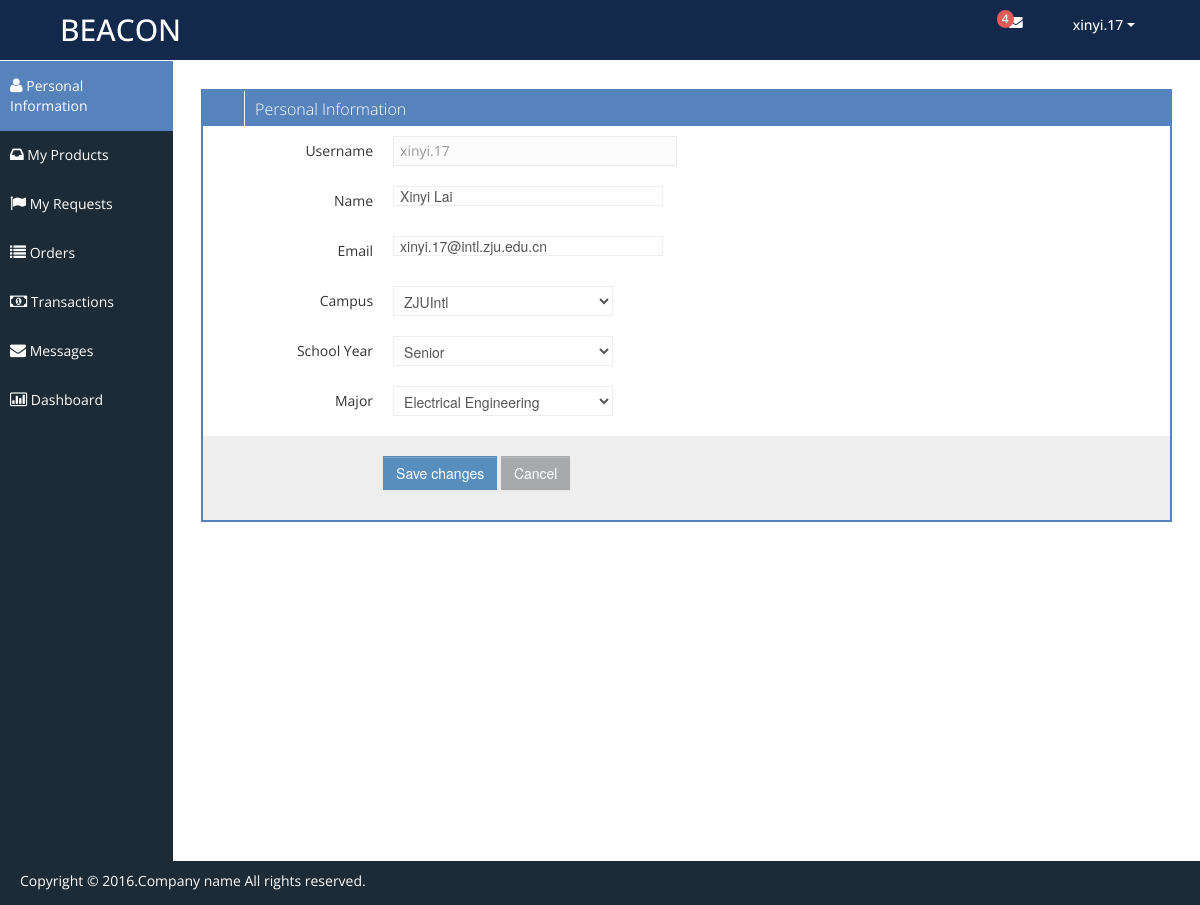
The page /profile.php (signed in) on the database as committed earlier.
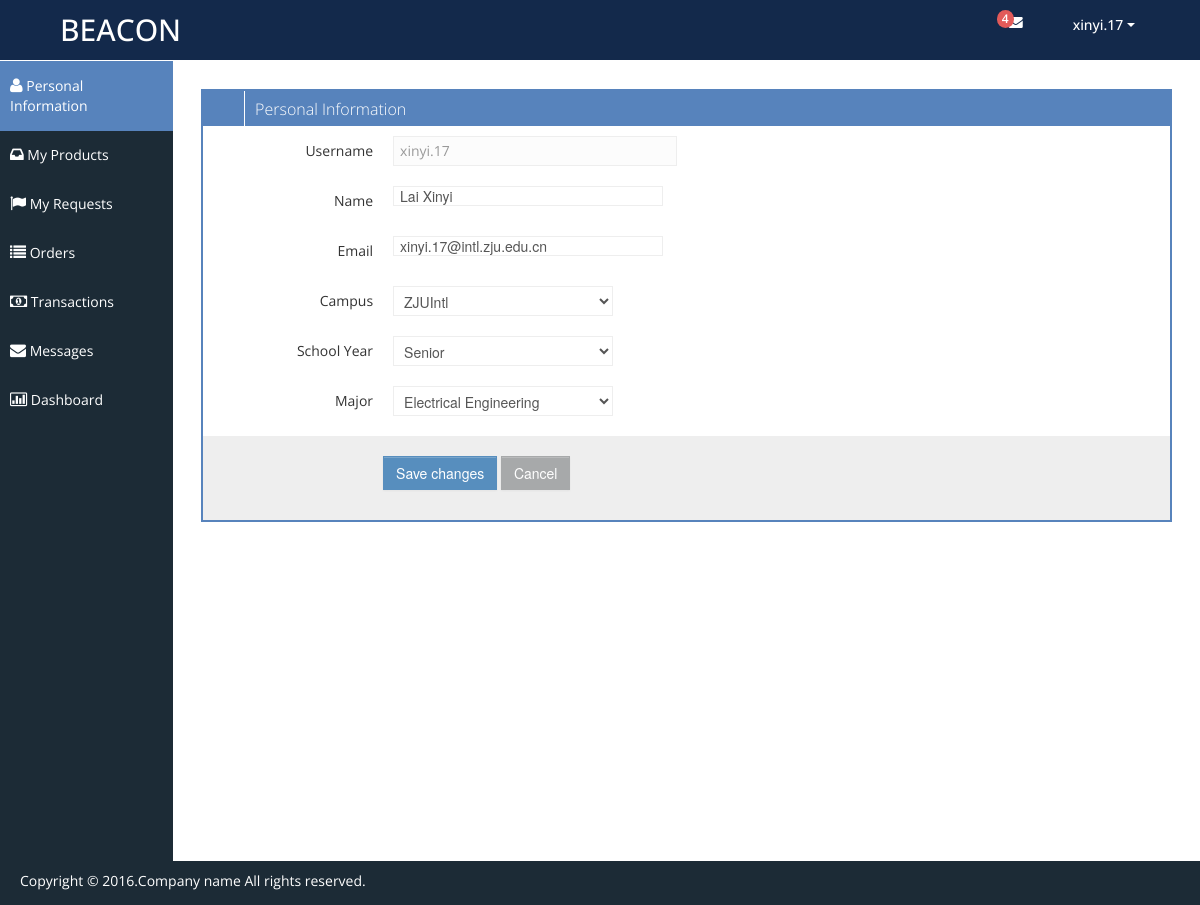
The same page on the database as committed later.
### tables this page shows
CREATE TABLE `Users` (
  `NetId` varchar(50) NOT NULL,
  `Password` varchar(50) DEFAULT NULL,
  `Name` varchar(50) DEFAULT NULL,
  `Email` varchar(50) DEFAULT NULL,
  `Campus` varchar(10) DEFAULT NULL,
  `Major` varchar(10) DEFAULT NULL,
  `Year` varchar(10) DEFAULT NULL,
  `DateJoin` timestamp NOT NULL DEFAULT CURRENT_TIMESTAMP
);

### profile.php (the view, shortened to what this page needs)
<?php
	$curr_user = $_SESSION['curr_user'];
	if (empty($curr_user)) {
		$msg = "curr_user is empty";
	}
	else {
		$conn = connectDB();
		if ($_SERVER["REQUEST_METHOD"] == "POST") {
			$name = ppc($_POST["name"]);
			$email = ppc($_POST["email"]);
			$campus = $_POST['campus'];
			$major = $_POST['major'];
			$year = $_POST['year'];
			$msg = $nameErr = $emailErr = "";
			if (empty($name)) {
				$nameErr = "* Name cannot be empty.";
			}
			if (empty($email)) {
				$emailErr = "* Email cannot be empty.";
			} else if (!preg_match("/([\w\-]+\@[\w\-]+\.[\w\-]+)/",$email)) {
				$emailErr = "* Invalid email format.";
			}
			if ($nameErr || $emailErr) {
				$msg = "* Please check your input again";
			}
			else {
				$sql = "UPDATE Users
						SET name = '$name', campus = '$campus', email = '$email', major = '$major', year = '$year'
						WHERE NetId = '$curr_user'";
				if ($conn->query($sql)) {
					$msg = "Successfully changed!";
				} else {
					$msg = "Error: " . $sql . "<br>" . $conn->error;
				}
			}
		}
		else {
			$sql = "SELECT * FROM Users WHERE NetId='$curr_user' ";
			$result = $conn->query($sql);
			if ($result && $result->num_rows == 1) {
				$row = $result->fetch_assoc();
				$name = $row["Name"];
				$email = $row["Email"];
				$campus = $row["Campus"];
				$year = $row["Year"];
				$major = $row["Major"];
			} else {
				$msg = "curr_user is not in database!";
			}
		}
	}
?>
<!DOCTYPE html>
<html lang="en">
<head>
	<link id="bootstrap-style" href="css/bootstrap.min.css" rel="stylesheet">
	<link href="css/bootstrap-responsive.min.css" rel="stylesheet">
	<link id="base-style" href="css/style.css" rel="stylesheet">
	<link id="base-style-responsive" href="css/style-responsive.css" rel="stylesheet">
</head>
<body>
	<div class="navbar">
		<div class="navbar-inner">
			<div class="container-fluid">
				<a class="brand" href="index.html"><span>BEACON</span></a>
				<div class="nav-no-collapse header-nav">
					<ul class="nav pull-right">
						<li class="dropdown hidden-phone">
							<a class="btn dropdown-toggle" data-toggle="dropdown" href="#">
								<i class="icon-envelope"></i>
								<span class="badge red">
								4 </span>
							</a>
						</li>
						<li class="dropdown">
							<a class="btn dropdown-toggle" data-toggle="dropdown" href="#">
								<span><?php echo $curr_user; ?></span>
								<span class="caret"></span>
							</a>
						</li>
					</ul>
				</div>
			</div>
		</div>
	</div>
	<div class="container-fluid-full">
	<div class="row-fluid">
	<div id="sidebar-left" class="span2">
		<div class="nav-collapse sidebar-nav">
			<ul class="nav nav-tabs nav-stacked main-menu">
				<li><a href="profile.php"><i class="icon-user"></i><span class="hidden-tablet"> Personal Information</span></a></li>
				<li><a href="myproducts.html"><i class="icon-inbox"></i><span class="hidden-tablet"> My Products</span></a></li>
				<li><a href="myrequests.html"><i class="icon-flag"></i><span class="hidden-tablet"> My Requests</span></a></li>
				<li><a href="orders.html"><i class="icon-list"></i><span class="hidden-tablet"> Orders</span></a></li>
				<li><a href="transactions.html"><i class="icon-money"></i><span class="hidden-tablet"> Transactions</span></a></li>
				<li><a href="messages.html"><i class="icon-envelope"></i><span class="hidden-tablet"> Messages</span></a></li>
				<li><a href="dashboard.html"><i class="icon-bar-chart"></i><span class="hidden-tablet"> Dashboard</span></a></li>
			</ul>
		</div>
	</div>
	<div id="content" class="span10">
		<div class="row-fluid sortable">
			<div class="box span12">
				<div class="box-header" data-original-title>
					<h2><i class="halflings-icon white edit"></i><span class="break"></span>Personal Information</h2>
					<div class="box-icon">
						<a href="#" class="btn-setting"><i class="halflings-icon white wrench"></i></a>
						<a href="#" class="btn-minimize"><i class="halflings-icon white chevron-up"></i></a>
						<a href="#" class="btn-close"><i class="halflings-icon white remove"></i></a>
					</div>
				</div>
				<div class="box-content">
					<form class="form-horizontal" action="<?php echo $_SERVER['PHP_SELF'];?>" method="POST">
						<fieldset>
							<div class="control-group">
								<label class="control-label">Username</label>
								<div class="controls">
									<span class="input-xlarge uneditable-input"><?php echo $curr_user; ?></span>
								</div>
							</div>
							<div class="control-group">
								<label class="control-label" for="focusedInput">Name</label>
								<div class="controls">
									<input class="input-xlarge focused" id="focusedInput" type="text" name="name" value="<?php echo $name; ?>">
								</div>
							</div>
							<div class="control-group">
								<label class="control-label" for="focusedInput">Email</label>
								<div class="controls">
									<input class="input-xlarge focused" id="focusedInput" type="text" name="email" value="<?php echo $email; ?>">
								</div>
							</div>
							<div class="control-group">
								<label class="control-label" for="selectError3">Campus</label>
								<div class="controls">
								<select id="selectError3" name="campus">
									<option <?php echo $campus=='ZJUIntl' ? 'selected':'' ?>>ZJUIntl</option>
								</select>
								</div>
							</div>
							<div class="control-group">
								<label class="control-label" for="selectError3">School Year</label>
								<div class="controls">
								<select id="selectError3" name="year">
									<option <?php echo $year=='Senior' ? 'selected':'' ?>>Senior</option>
								</select>
								</div>
							</div>
							<div class="control-group">
								<label class="control-label" for="selectError3">Major</label>
								<div class="controls">
								<select id="selectError3" name="major">
									<option value='EE' <?php echo $major=='EE' ? 'selected':'' ?>>Electrical Engineering</option>
								</select>
								</div>
							</div>
							<div class="form-actions">
								<button type="submit" class="btn btn-primary">Save changes</button>
								<button class="btn">Cancel</button>
							</div>
						</fieldset>
						</form>
				</div>
			</div>
		</div>
</div>
		</div>
		</div>
	<footer>
		<p>
			<span style="text-align:left;float:left">Copyright &copy; 2016.Company name All rights reserved.</span>
		</p>
	</footer>
</body>
</html>

### css/style-responsive.css (style rules this page uses)
@media (min-width: 1200px) { .container-fluid-full { overflow: hidden; position: relative; height: 100%; } }
@media (min-width: 1200px) { #content { width: 85.578%; padding: 28px; margin: 0px 0px; margin-left: 14.422% !important; } }
@media (min-width: 1200px) { #sidebar-left { background: #1C2B36; margin-left: 0px !important; position: absolute; height: 100%; } }
@media (min-width: 1200px) { .sidebar-nav > ul { margin: 0px; } }
@media (min-width: 1200px) { footer { margin: 0px 0px 0px 0px; padding: 10px 20px; } }

### css/halflings.css (style rules this page uses)
html, html .halflings { -webkit-font-smoothing: antialiased !important; }
.halflings-icon { display: inline-block; width: 14px; height: 14px; line-height: 14px; vertical-align: text-top; background-image: url(../img/glyphicons_halflings.svg); background-position: 0 0; background-repeat: no-repeat; vertical-align: top; *display: inline; *zoom: 1; *margin-right: .3em; }
.halflings-icon.white { background-image: url(../img/glyphicons_halflings-white.svg); }
.halflings-icon.remove { background-position: -312px 0; }
.halflings-icon.edit { background-position: -96px -72px; }
.halflings-icon.chevron-up { background-position: -288px -120px; }
.halflings-icon.wrench { background-position: -360px -144px; }

Rows that differ between the two databases and show on the page:
changed users "xinyi.17@intl.zju.edu.cn": name "Xinyi Lai" → "Lai Xinyi"
